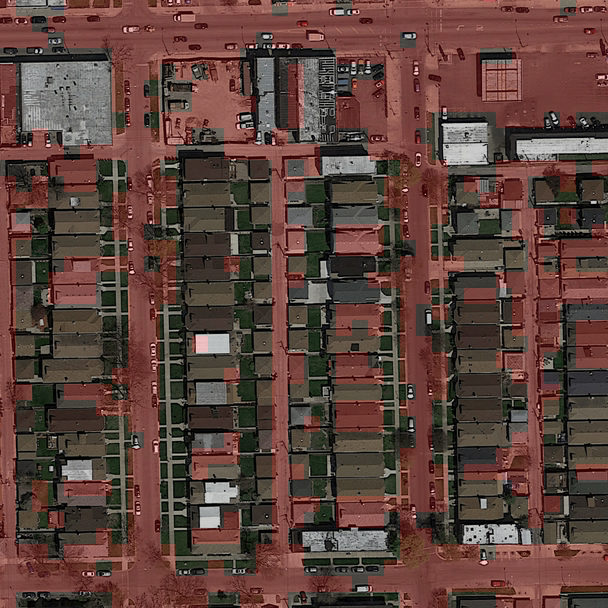
#> input picture linear_predictions/overlay_001.png, 608 x 608 px, given as the content of the folder data/training/images/, which was not available
$ jupyter execute --allow-errors segment_aerial_images.ipynb   (shell and % lines are left out)   (text cells are left out)
#> lines starting #> are read from the running program, lines starting #| are printed output that depends on the picture; pictures that were not available may be replaced by others from this repository, and a replacement may not be noted
[cell 1]
import matplotlib.image as mpimg
import pandas as pd
import numpy as np
import matplotlib.pyplot as plt
import os,sys
from PIL import Image

from sklearn import linear_model
from sklearn.metrics import f1_score, mean_squared_error
from sklearn.preprocessing import PolynomialFeatures

[cell 2]
# Helper functions
def load_image(infilename):
    data = mpimg.imread(infilename)
    return data

# [4 lines left out: function img_float_to_uint8, not called in this run]

# Concatenate an image and its groundtruth
def concatenate_images(img, gt_img):
    nChannels = len(gt_img.shape)
    w = gt_img.shape[0]
    h = gt_img.shape[1]
    if nChannels == 3:
        cimg = np.concatenate((img, gt_img), axis=1)
    else:
        gt_img_3c = np.zeros((w, h, 3), dtype=np.uint8)
        gt_img8 = img_float_to_uint8(gt_img)
        gt_img_3c[:,:,0] = gt_img8
        gt_img_3c[:,:,1] = gt_img8
        gt_img_3c[:,:,2] = gt_img8
        img8 = img_float_to_uint8(img)
        cimg = np.concatenate((img8, gt_img_3c), axis=1)
    return cimg

def img_crop(im, w, h):
    list_patches = []
    imgwidth = im.shape[0]
    imgheight = im.shape[1]
    is_2d = len(im.shape) < 3
    for i in range(0,imgheight,h):
        for j in range(0,imgwidth,w):
            if is_2d:
                im_patch = im[j:j+w, i:i+h]
            else:
                im_patch = im[j:j+w, i:i+h, :]
            list_patches.append(im_patch)
    return list_patches

[cell 3]
# Loaded a set of images
root_dir = "data/training/"

image_dir = root_dir + "images/"
files = os.listdir(image_dir)
n = len(files)
print("Loading " + str(n) + " images")
imgs = [load_image(image_dir + files[i]) for i in range(n)]
#> in load_image, data is the input picture: shape (608, 608, 4) float32; mean R, G, B, A 0.366, 0.263, 0.237, 1
#> imgs = 1 item
print(files[0])

gt_dir = root_dir + "groundtruth/"
print("Loading " + str(n) + " images")
gt_imgs = [load_image(gt_dir + files[i]) for i in range(n)]
#> gt_imgs = 1 item
print(files[0])

[cell 4]
print('Image size = ' + str(imgs[0].shape[0]) + ',' + str(imgs[0].shape[1]))
#| Image size = 608,608

# Show first image and its groundtruth image
cimg = concatenate_images(imgs[0], gt_imgs[0])
#> in concatenate_images, `cimg = np.concatenate((img, gt_img), axis=1)`:
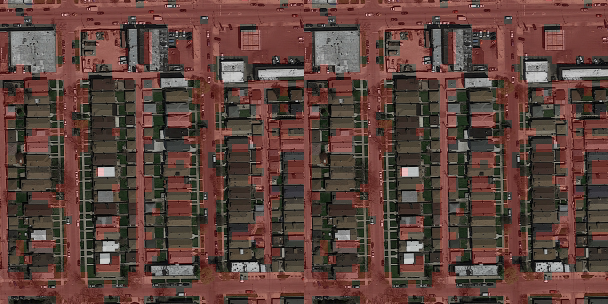
#> cimg: shape (608, 1216, 4) float32 (shown at 1/2 size); mean R, G, B, A 0.366, 0.263, 0.237, 1
fig1 = plt.figure(figsize=(10, 10))
_ = plt.imshow(cimg, cmap='Greys_r')

[cell 5]
# Extract patches from input images
patch_size = 16 # each patch is 16*16 pixels

img_patches = [img_crop(imgs[i], patch_size, patch_size) for i in range(n)]
#> after the loop in img_crop, `for i in range(0,imgheight,h):`: list_patches = 1444 items
#> img_patches = 1 item
gt_patches = [img_crop(gt_imgs[i], patch_size, patch_size) for i in range(n)]
#> gt_patches = 1 item

# Linearize list of patches
img_patches = np.asarray([img_patches[i][j] for i in range(len(img_patches)) for j in range(len(img_patches[i]))])
gt_patches =  np.asarray([gt_patches[i][j] for i in range(len(gt_patches)) for j in range(len(gt_patches[i]))])

print(img_patches.shape)
#| (1444, 16, 16, 4)
print(gt_patches.shape)
#| (1444, 16, 16, 4)

[cell 6]
# Extract 6-dimensional features consisting of average RGB color as well as variance
def extract_features(img):
    feat_m = np.mean(img, axis=(0,1))
    feat_v = np.var(img, axis=(0,1))
    feat = np.append(feat_m, feat_v)
    return feat

# Extract 2-dimensional features consisting of average gray color as well as variance
def extract_features_2d(img):
    feat_m = np.mean(img)
    feat_v = np.var(img)
    feat = np.append(feat_m, feat_v)
    return feat

# Extract features for a given image
# [11 lines left out: functions extract_img_features, extract_img_features_6d, not called in this run]

[cell 7]
# Compute features for each image patch
foreground_threshold = 0.25 # percentage of pixels > 1 required to assign a foreground label to a patch

def value_to_class(v):
    df = np.sum(v)
    if df > foreground_threshold:
        return 1
    else:
        return 0

X = np.asarray([ extract_features_2d(img_patches[i]) for i in range(len(img_patches))])
#> in extract_features_2d, `feat_m = np.mean(img)`: feat_m = 0.546
#> in extract_features_2d, `feat_v = np.var(img)`: feat_v = 0.0908
#> in extract_features_2d, `feat = np.append(feat_m, feat_v)`: feat = [0.546, 0.0908]
#> X = 1444 pairs, first value 0.331 to 0.832, second value 0.0101 to 0.155
Y = np.asarray([value_to_class(np.mean(gt_patches[i])) for i in range(len(gt_patches))])
#> in value_to_class, `df = np.sum(v)`: df = 0.546
#> Y = 1444 values from 1 to 1

[cell 8]
# Print feature statistics
print('Computed ' + str(X.shape[0]) + ' features')
#| Computed 1444 features
print('Feature dimension = ' + str(X.shape[1]))
#| Feature dimension = 2
print('Number of classes = ' + str(len(np.unique(Y))))
#| Number of classes = 1

Y0 = [i for i, j in enumerate(Y) if j == 0]
#> Y0 = []
Y1 = [i for i, j in enumerate(Y) if j == 1]
#> Y1 = 1444 values from 0 to 1443
print('Class 0: ' + str(len(Y0)) + ' samples')
#| Class 0: 0 samples
print('Class 1: ' + str(len(Y1)) + ' samples')
#| Class 1: 1444 samples

[cell 9]
# Display a patch that belongs to the foreground class
_ = plt.imshow(gt_patches[Y1[3]], cmap='Greys_r')
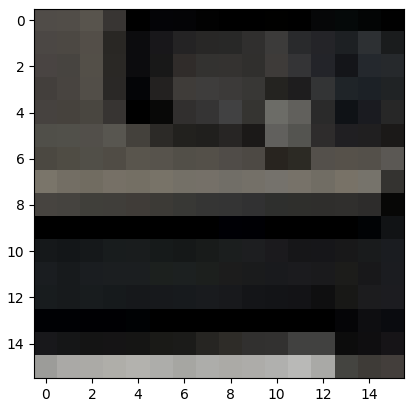
#> figure drawn by matplotlib, 1 panel

[cell 10]
# Plot 2d features using groundtruth to color the datapoints
_ = plt.scatter(X[:, 0], X[:, 1], c=Y, edgecolors='k', cmap=plt.cm.Paired)
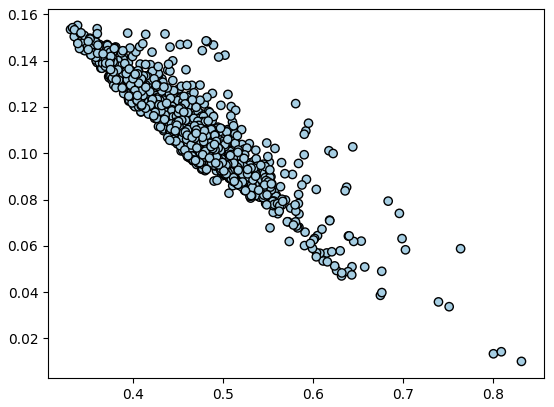
#> figure drawn by matplotlib, 1 panel

[cell 11]
# Train a logistic regression classifier
logreg = linear_model.LogisticRegression(C=1e5, class_weight="balanced")
#> (the rest of this cell did not finish here and is left out)

#> (a cell that did not finish here is left out)

#> (a cell that did not finish here is left out)

[cell 14]
# Convert array of labels to an image
# [20 lines left out: functions label_to_img, make_img_overlay, not called in this run]

[cell 15]
# Run prediction on the img_idx-th image
img_idx = 12

#> (the rest of this cell did not finish here and is left out)

#> (a cell that did not finish here is left out)

[cell 17]
X = np.asarray([extract_features(img_patches[i]) for i in range(len(img_patches))])
#> in extract_features, `feat_m = np.mean(img, axis=(0,1))`: feat_m = [0.545, 0.331, 0.307, 1]
#> in extract_features, `feat_v = np.var(img, axis=(0,1))`: feat_v = [0.0188, 0.0184, 0.0165, 0]
#> in extract_features, `feat = np.append(feat_m, feat_v)`: feat = [0.545, 0.331, 0.307, 1, 0.0188, 0.0184, 0.0165, 0]
Y = np.asarray([value_to_class(gt_patches[i]) for i in range(len(gt_patches))])

[cell 18]
print('Computed ' + str(X.shape[0]) + ' features')
#| Computed 1444 features
print('Feature dimension = ' + str(X.shape[1]))
#| Feature dimension = 8
print('Number of classes = ' + str(len(np.unique(Y))))
#| Number of classes = 1

Y0 = [i for i, j in enumerate(Y) if j == 0]
Y1 = [i for i, j in enumerate(Y) if j == 1]
print('Class 0: ' + str(len(Y0)) + ' samples')
#| Class 0: 0 samples
print('Class 1: ' + str(len(Y1)) + ' samples')
#| Class 1: 1444 samples

[cell 19]
fig, ax = plt.subplots(6, 6, sharex='col', sharey='row', figsize=(20, 20))
#> (the rest of this cell did not finish here and is left out)

[cell 20]
logreg = linear_model.LogisticRegression(C=1e5, class_weight="balanced")
#> (the rest of this cell did not finish here and is left out)

#> (a cell that did not finish here is left out)

[cell 22]
# Display prediction as an image
img_idx = 12

#> (the rest of this cell did not finish here and is left out)

[cell 23]
def build_poly(X, degree):
    poly = PolynomialFeatures(degree)
    return poly.fit_transform(X)

def train(X, Y):
    logreg = linear_model.LogisticRegression(C=1e5, class_weight="balanced")
    logreg.fit(X, Y)
    # Predict on the training set
    Z = logreg.predict(X)

    # Compute the F1-score
    F1 = f1_score(Y, Z)
    print(f'F1-score is {F1}')
    return logreg

# [14 lines left out: function show_poly, not called in this run]

#> (a cell that did not finish here is left out)

[cell 25]
def extract_pixel_features(img):
    return img.reshape(-1)

# [5 lines left out: function extract_img_pixel_features, not called in this run]

[cell 26]
X = np.asarray([extract_pixel_features(img_patches[i]) for i in range(len(img_patches))])
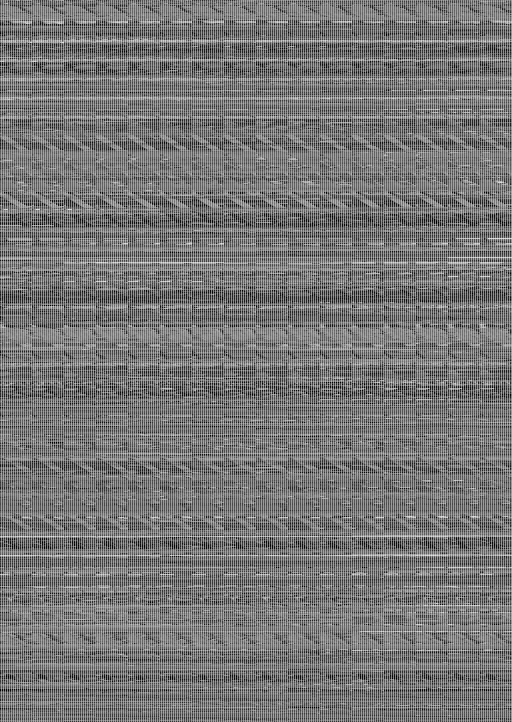
#> X: shape (1444, 1024) float32 (shown at 1/2 size); min 0, max 1, mean 0.466
Y = np.asarray([value_to_class(np.mean(gt_patches[i])) for i in range(len(gt_patches))])

print('Feature dimension = ' + str(X.shape[1]))
#| Feature dimension = 1024
#> (the rest of this cell did not finish here and is left out)

[cell 27]
def build_k_indices(n, k_fold, seed):
    # Do the k-fold used in cross-validation
    interval = int(n / k_fold)
    inds = np.random.permutation(n)
    np.random.seed(seed)
    k_indices = [inds[k * interval: (k + 1) * interval] for k in range(k_fold)]
    return np.array(k_indices)


def cross_validation(y, x, k_indices, k, degree):
    # Split data in train and test
    te_ind = k_indices[k]
    tr_ind = k_indices[~(np.arange(k_indices.shape[0]) == k)].reshape(-1)
    y_te, y_tr = y[te_ind], y[tr_ind]
    x_te, x_tr = x[te_ind], x[tr_ind]
    # Build polynomial features
    tx_te, tx_tr = build_poly(x_te, degree), build_poly(x_tr, degree)
    # Train logistic regression model
    model = linear_model.LogisticRegression(C=1e5, class_weight="balanced")
    model.fit(tx_tr, y_tr)
    # Compute the loss on the train and test data
    pred_tr = model.predict(tx_tr)
    loss_tr = np.sqrt(2 * mean_squared_error(y_tr, pred_tr))
    pred_te = model.predict(tx_te)
    loss_te = np.sqrt(2 * mean_squared_error(y_te, pred_te))
    # Compute F1-score on the train and test data
    f1_tr = f1_score(pred_tr, y_tr)
    f1_te = f1_score(pred_te, y_te)
    return loss_tr, loss_te, f1_tr, f1_te


def bias_variance_decomposition_visualization(degrees, rmse_tr, rmse_te):
    """visualize the bias variance decomposition."""
    rmse_tr_mean = np.expand_dims(np.mean(rmse_tr, axis=0), axis=0)
    rmse_te_mean = np.expand_dims(np.mean(rmse_te, axis=0), axis=0)
    plt.plot(degrees, rmse_tr.T, 'b', linestyle="-", color=([0.7, 0.7, 1]), label='train', linewidth=0.3)
    plt.plot(degrees, rmse_te.T, 'r', linestyle="-", color=[1, 0.7, 0.7], label='test', linewidth=0.3)
    plt.plot(degrees, rmse_tr_mean.T, 'b', linestyle="-", label='train', linewidth=3)
    plt.plot(degrees, rmse_te_mean.T, 'r', linestyle="-", label='test', linewidth=3)
#     plt.ylim(0, 0.9)
    plt.xlabel("degree")
    plt.ylabel("error")
    plt.title("Bias-Variance Decomposition")
    plt.savefig("bias_variance")

[cell 28]
# Do cross-validation over multiple seeds and degrees
seeds = range(1, 11)
degrees = range(1, 9)
k_fold = 4

# Construct basic data
X = np.asarray([extract_features(img_patches[i]) for i in range(len(img_patches))])
Y = np.asarray([value_to_class(np.mean(gt_patches[i])) for i in range(len(gt_patches))])

# Prepare matrices to store losses and F1-scores
rmse_tr = np.empty((len(seeds), len(degrees)))
rmse_te = np.empty((len(seeds), len(degrees)))
f1_tr = np.empty((len(seeds), len(degrees)))
f1_te = np.empty((len(seeds), len(degrees)))

#> (the rest of this cell did not finish here and is left out)

[cell 29]
import pickle as pkl

# Save training data
train_data = {
    'rmse_tr': rmse_tr,
    'rmse_te': rmse_te,
    'f1_tr': f1_tr,
    'f1_te': f1_te
}

pkl.dump(train_data, open('training.pkl', 'wb'))

[cell 30]
bias_variance_decomposition_visualization(degrees, rmse_tr, rmse_te)
#> in bias_variance_decomposition_visualization, `plt.savefig("bias_variance")`:
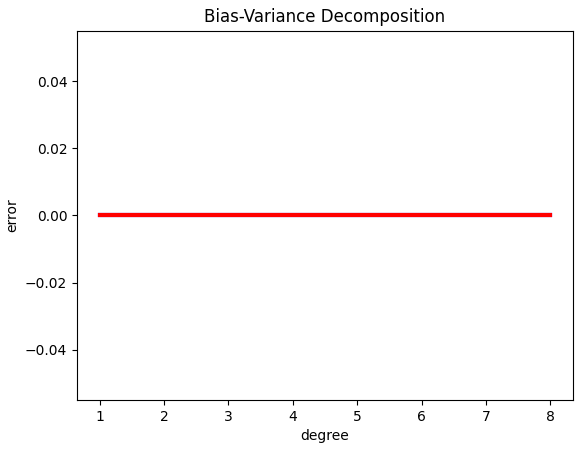
#> figure drawn by matplotlib, 1 panel

[cell 31]
# Train logistic regression on polynomial features of degree 4
X = build_poly(np.asarray([extract_features(img_patches[i]) for i in range(len(img_patches))]), 4)
#> call 4 of build_poly, with X = array of shape (1444, 8), degree = 4
#> in build_poly (call 4), `return poly.fit_transform(X)`:
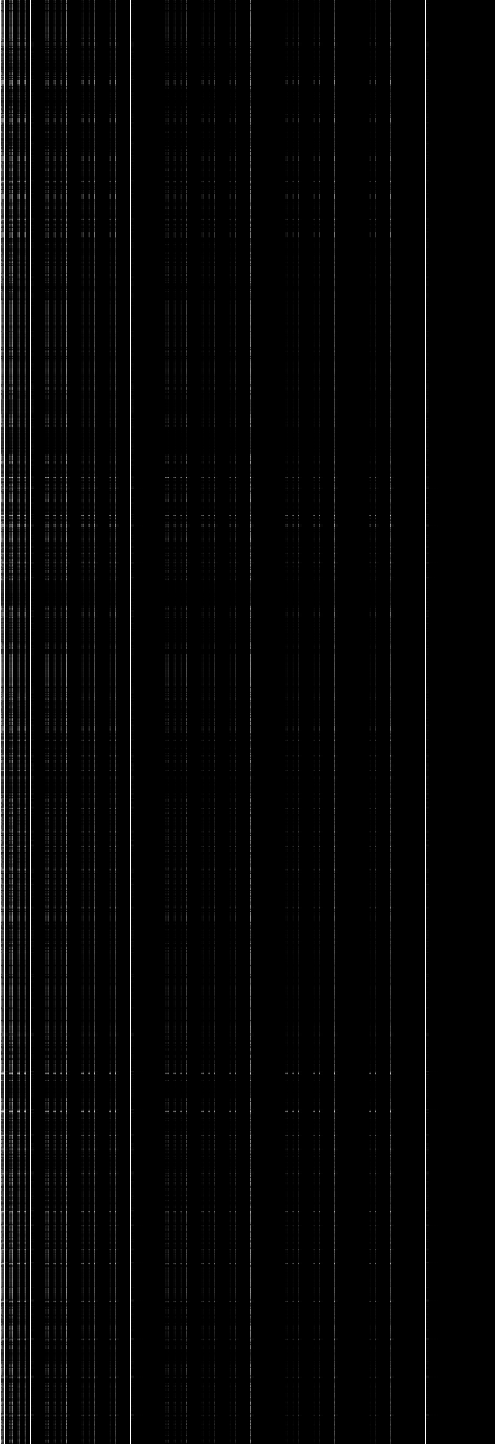
#> returned value: shape (1444, 495) float32; min 0, max 1, mean 0.0228
Y = np.asarray([value_to_class(np.mean(gt_patches[i])) for i in range(len(gt_patches))])
print(X.shape)
#| (1444, 495)

$ run again, on linear_predictions/overlay_005.png
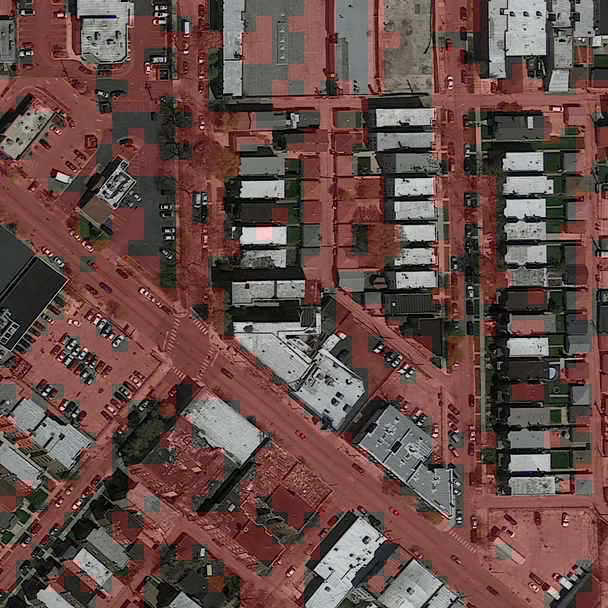
#> input picture linear_predictions/overlay_005.png, 608 x 608 px, given as the content of the folder data/training/images/, which was not available
#> in load_image, data is the input picture: shape (608, 608, 4) float32; mean R, G, B, A 0.4, 0.299, 0.281, 1
#> imgs = 1 item
#| Image size = 608,608
#> after the loop in img_crop, `for i in range(0,imgheight,h):`: list_patches = 1444 items
#> img_patches = 1 item
#| (1444, 16, 16, 4)
#| (1444, 16, 16, 4)
#> in extract_features_2d, `feat_m = np.mean(img)`: feat_m = 0.49
#> in extract_features_2d, `feat_v = np.var(img)`: feat_v = 0.103
#> in extract_features_2d, `feat = np.append(feat_m, feat_v)`: feat = [0.49, 0.103]
#> `X = np.asarray([ extract_features_2d(img_patches[i]) for i in range(le..`: X = 1444 pairs, first value 0.304 to 0.791, second value 0.0175 to 0.164
#> df = 0.49
#> Y = 1444 values from 1 to 1
#| Computed 1444 features
#| Feature dimension = 2
#| Number of classes = 1
#> Y0 = []
#> Y1 = 1444 values from 0 to 1443
#| Class 0: 0 samples
#| Class 1: 1444 samples
#> `[cell 10] # Plot 2d features using groundtruth to color the datapoints..`:
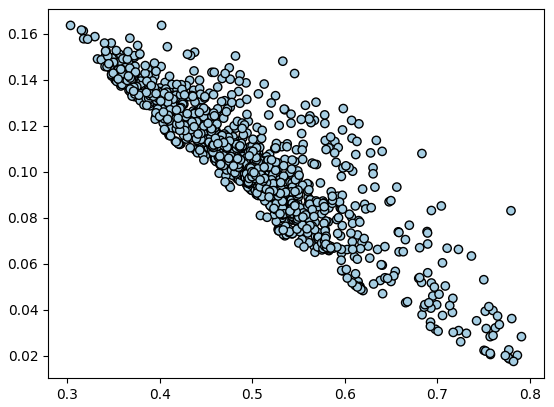
#> figure drawn by matplotlib, 1 panel
#> in extract_features, `feat_m = np.mean(img, axis=(0,1))`: feat_m = [0.466, 0.257, 0.237, 1]
#> in extract_features, `feat_v = np.var(img, axis=(0,1))`: feat_v = [0.0123, 0.0114, 0.00955, 0]
#> in extract_features, `feat = np.append(feat_m, feat_v)`: feat = [0.466, 0.257, 0.237, 1, 0.0123, 0.0114, 0.00955, 0]
#| Computed 1444 features
#| Feature dimension = 8
#| Number of classes = 1
#| Class 0: 0 samples
#| Class 1: 1444 samples
#| Feature dimension = 1024
#> in build_poly (call 4), `return poly.fit_transform(X)`:
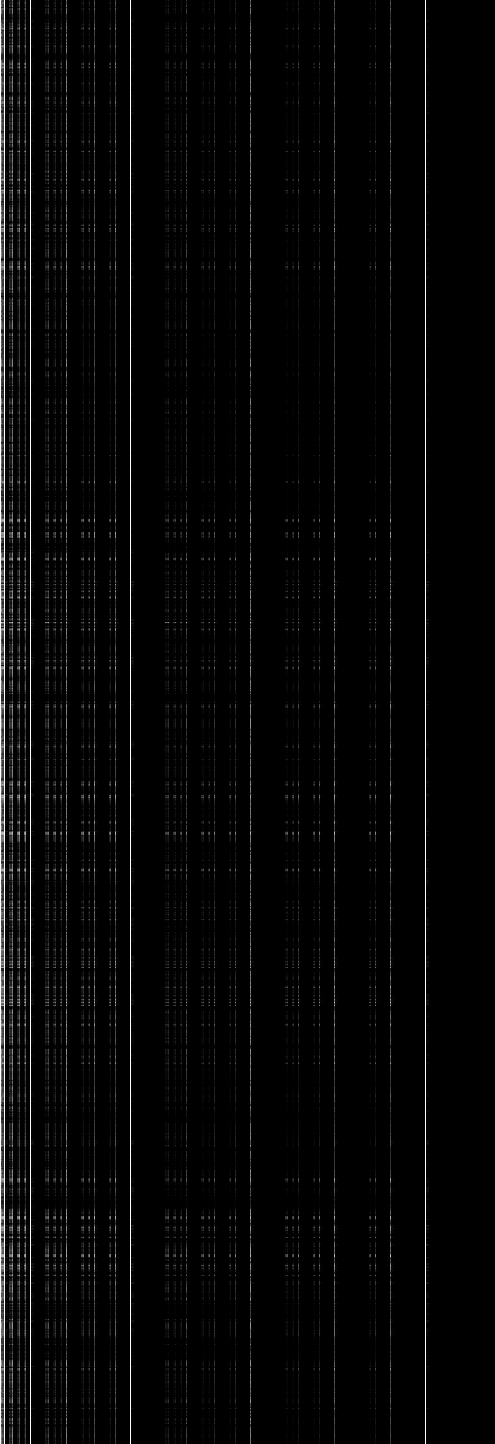
#> returned value: shape (1444, 495) float32; min 0, max 1, mean 0.0261
#| (1444, 495)
